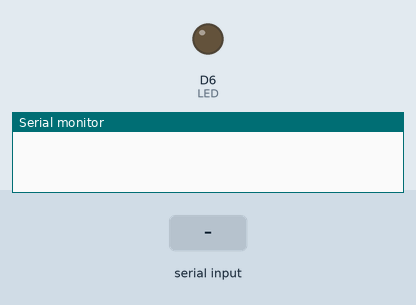
The sketch below on a simulated Arduino MKR. Parts: output pins drawn as LEDs (lit = HIGH), the last lines printed to the serial monitor. The test bench sets the inputs (shaded band).

Above: at 1.2 s.
1.3 s: "1" received over the second serial link
At 1.7 s:
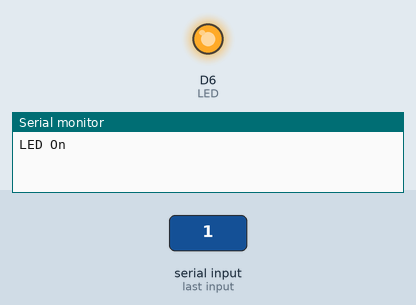
2.8 s: "0" received over the second serial link
At 4.1 s:
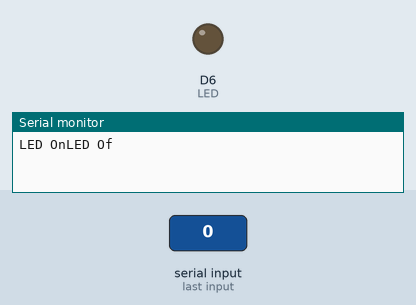
Timing chart, 0 to 5.8 s (numbered marks = the images above; inputs shaded):
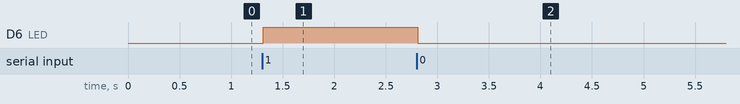

Measured:
- after the input at 1.3 s, D6 (LED): LOW → HIGH at once
- after the input at 2.8 s, D6 (LED): HIGH → LOW at once

The sketch:

BluethootProject.ino
```cpp
#include <SigFox.h>
#include <ArduinoLowPower.h>
char c ;
String message;
int LED = 6; // the on-board LED
int Data;


void setup() {
  // put your setup code here, to run once:
  Serial1.begin(9600);//maitre
  Serial.begin(9600);//arduino port
  pinMode(LED,OUTPUT);


}

void loop() {
  readSerialPort();


  if (message != "")
  {
  Serial.print("Maître à envoyé :");
    Serial.print(message);
    Serial1.print(message);
    message = "";
  }
  }

  void readSerialPort(){
    while(Serial1.available()){
      delay(10);

      if(Serial1.available() > 0){
        Data = Serial1.read();
        if(Data =='1'){
          digitalWrite(LED,1);
          Serial1.print("LED On");
          Serial.print("LED On");
       }
       else if(Data == '0'){
        digitalWrite(LED,0);
          Serial1.print("LED Of");
          Serial.print("LED Of");
       }else{
        while(Serial1.available()){
          c = Serial1.read();

        message += c ;
        delay(10);
       }

       }
       }
        Serial1.flush();
      }

    }
```
